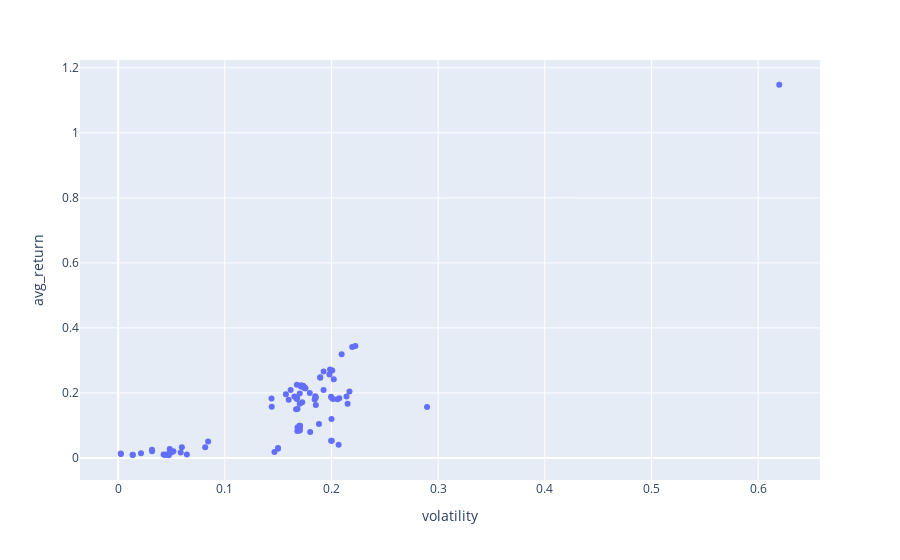

The code cell stored with this chart in its notebook:
### Code cell
fig = px.scatter(returns_summary_df, y="avg_return", x="volatility", hover_data="ticker")
fig.show()

### Figure 1 — Plotly figure (JSON) as saved in the notebook; plotly's stock layout.template omitted (floating-point values rounded to 4 significant figures)
{"data": [{"customdata": [["SCHX"], ["VV"], ["XLV"], ["DVY"], ["MGK"], ["VNQ"], ["IVV"], ["EEM"], ["IEFA"], ["IVE"], ["IWD"], ["MUB"], ["SPLG"], ["XLI"], ["HYG"], ["BIL"], ["VYM"], ["VGIT"], ["VOE"], ["SPY"], ["IJH"], ["VUG"], ["VXF"], ["VGK"], ["XLK"], ["MBB"], ["VEA"], ["VTI"], ["IWR"], ["VTV"], ["IEF"], ["LQD"], ["ITOT"], ["IEMG"], ["XLE"], ["SPDW"], ["VGSH"], ["IJR"], ["VGT"], ["IWM"], ["BIV"], ["ACWI"], ["QQQ"], ["DIA"], ["IAU"], ["TLT"], ["VO"], ["VOO"], ["VMBS"], ["BND"], ["VCSH"], ["SDY"], ["SCHB"], ["IGSB"], ["SPYV"], ["SCHG"], ["XLY"], ["VT"], ["TIP"], ["GLD"], ["VCIT"], ["VHT"], ["GOVT"], ["EFA"], ["SCHF"], ["VEU"], ["VBR"], ["IXUS"], ["BSV"], ["TQQQ"], ["SCHD"], ["IVW"], ["RSP"], ["MDY"], ["VB"], ["XLP"], ["EFV"], ["VIG"], ["SHY"], ["SHV"], ["IWF"], ["VWO"], ["USMV"], ["AGG"], ["SPYG"], ["VXUS"], ["XLU"], ["IWB"], ["XLF"]], "hovertemplate": "volatility=%{x}<br>avg_return=%{y}<br>ticker=%{customdata[0]}<extra></extra>", "legendgroup": "", "marker": {"color": "#636efa", "symbol": "circle"}, "mode": "markers", "name": "", "orientation": "v", "showlegend": false, "type": "scatter", "x": [0.1737, 0.174, 0.1675, 0.1726, 0.2007, 0.2, 0.1735, 0.2067, 0.1699, 0.1678, 0.1702, 0.04831, 0.1725, 0.1926, 0.08432, 0.002526, 0.1599, 0.04257, 0.1842, 0.1714, 0.1996, 0.1981, 0.2073, 0.1883, 0.2194, 0.04391, 0.1706, 0.175, 0.1853, 0.1652, 0.06439, 0.0816, 0.1745, 0.2003, 0.2896, 0.1686, 0.01377, 0.2141, 0.2224, 0.2151, 0.0518, 0.1668, 0.2095, 0.1702, 0.1499, 0.1465, 0.1848, 0.1732, 0.04508, 0.05009, 0.03166, 0.1675, 0.1756, 0.03175, 0.1667, 0.1987, 0.2021, 0.1681, 0.05861, 0.1498, 0.05972, 0.1718, 0.04753, 0.1705, 0.1681, 0.1702, 0.2056, 0.168, 0.02139, 0.6198, 0.1617, 0.1895, 0.1796, 0.2001, 0.2014, 0.144, 0.18, 0.1573, 0.01348, 0.002414, 0.1926, 0.1996, 0.1438, 0.0486, 0.1894, 0.17, 0.1853, 0.1741, 0.2168], "xaxis": "x", "y": [0.2188, 0.2208, 0.2255, 0.1717, 0.2693, 0.1202, 0.221, 0.04103, 0.09892, 0.1852, 0.1671, 0.02789, 0.2215, 0.209, 0.05077, 0.0125, 0.179, 0.01107, 0.1799, 0.2201, 0.1886, 0.257, 0.1836, 0.1047, 0.3416, 0.009324, 0.09904, 0.2148, 0.186, 0.189, 0.01084, 0.03268, 0.2164, 0.05305, 0.1572, 0.09389, 0.01031, 0.1894, 0.3443, 0.1671, 0.02053, 0.1502, 0.3194, 0.1985, 0.03072, 0.0186, 0.1901, 0.2211, 0.01076, 0.01767, 0.02503, 0.1817, 0.2141, 0.02075, 0.1861, 0.2717, 0.2419, 0.1509, 0.01713, 0.02857, 0.03276, 0.2235, 0.008394, 0.0942, 0.0935, 0.08474, 0.1805, 0.08309, 0.01477, 1.148, 0.2088, 0.2466, 0.1999, 0.1849, 0.1815, 0.1579, 0.08001, 0.1959, 0.009425, 0.01364, 0.2659, 0.05287, 0.1832, 0.01683, 0.248, 0.08493, 0.1626, 0.2174, 0.2041], "yaxis": "y"}], "layout": {"legend": {"tracegroupgap": 0}, "margin": {"t": 60}, "xaxis": {"anchor": "y", "domain": [0, 1], "title": {"text": "volatility"}}, "yaxis": {"anchor": "x", "domain": [0, 1], "title": {"text": "avg_return"}}}}
